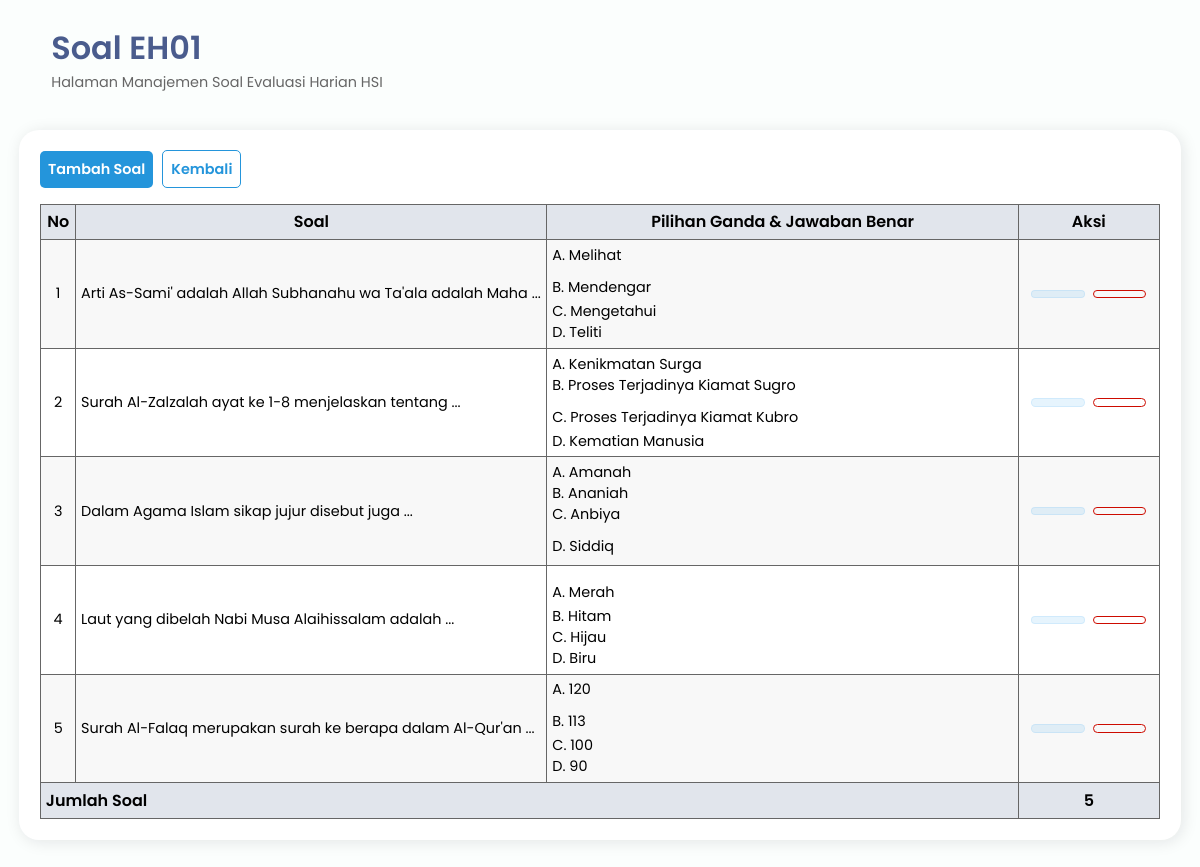
/adminhsi/soal_evaluasi/14/ (signed in), run on the app's committed database.
### evaluasi_harian/models.py (models this page shows, shortened)
class LembarEvaluasi(models.Model):
  status = [
    ('Aktif', 'Aktif'),
    ('Tidak Aktif', 'Tidak Aktif'),
    ('Selesai', 'Selesai'),
  ]
  kode_evaluasi = models.CharField(max_length=10, unique=True)
  nama_evaluasi = models.CharField(max_length=100)
  jumlah_soal = models.IntegerField(default=2)
  skor = models.IntegerField(default=4)
  status = models.CharField(max_length=20, choices=status, default='Tidak Aktif')
  class Meta:
    verbose_name_plural = 'Lembar Evaluasi'

class BankSoal(models.Model):
  opsi = [
    ('A', 'A'),
    ('B', 'B'),
    ('C', 'C'),
    ('D', 'D'),
  ]
  lembar_evaluasi = models.ForeignKey(LembarEvaluasi, on_delete=models.CASCADE)
  soal = models.TextField()
  pilihan_a = models.CharField(max_length=200)
  pilihan_b = models.CharField(max_length=200)
  pilihan_c = models.CharField(max_length=200)
  pilihan_d = models.CharField(max_length=200)
  kunci_jawaban = models.CharField(max_length=1, choices=opsi)
  class Meta:
    verbose_name_plural = 'Bank Soal'

### evaluasi_harian/views.py (the view)
# urls.py: path('adminhsi/soal_evaluasi/<int:id>/', views.soal_evaluasi, name='soal_evaluasi'),
@login_required(login_url='login')
@user_passes_test(lambda user: user.groups.filter(name='admin'), login_url='login')
def soal_evaluasi(request, id):
  evaluasi = LembarEvaluasi.objects.get(id=id)
  kode_evaluasi = evaluasi.kode_evaluasi
  bank_soal = BankSoal.objects.filter(lembar_evaluasi=evaluasi).order_by('-id')
  jml_soal = bank_soal.count()
  context = {
    'id': id,
    'evaluasi': evaluasi,
    'kode_evaluasi': kode_evaluasi,
    'bank_soal': bank_soal,
    'jml_soal': jml_soal,
  }
  return render(request, 'adminhsi/soal_evaluasi.html', context)

### evaluasi_harian/templates/adminhsi/soal_evaluasi.html (shortened to what this page needs)
{% extends 'adminhsi/base.html' %}
{% load static %}
{% block main-content %}
<div class="main-content">
  <header>
    <div class="header-title-wrapper">
      <div class="header-title">
        <h1>Soal {{ kode_evaluasi }}</h1>
        <p>Halaman Manajemen Soal Evaluasi Harian HSI</p>
      </div>
    </div>
  </header>
  <main>
    <section>
      <div class="card card-soal">
        <div class="group-button">
          <a href="{% url 'add_soal' id %}" class="tambah">
            Tambah Soal
          </a>
          <a class="button-kembali" href="{% url 'pilih_evaluasi' %}">Kembali</a>
        </div>
        <table>
          <thead>
            <tr>
              <th width="3%">No</th>
              <th width="40%">Soal</th>
              <th width="40%">Pilihan Ganda & Jawaban Benar</th>
              <th width="12%">Aksi</th>
            </tr>
          </thead>
          <tbody>
            {% for soal in bank_soal %}
            <tr>
              <td data-label="No">{{ forloop.counter }}</td>
              <td data-label="Soal">
                {{ soal.soal }} ...
              </td>
              <td data-label="Pilihan Ganda">
                <ul>
                  <li>
                    A. {{ soal.pilihan_a }}
                  </li>
                  <li>
                    B. {{ soal.pilihan_b }}
                  </li>
                  <li>
                    C. {{ soal.pilihan_c }}
                  </li>
                  <li>
                    D. {{ soal.pilihan_d }}
                  </li>
                </ul>
              </td>
              <td data-label="Aksi">
                <div class="table-btn">
                  <a href="{% url 'edit_soal' soal.id %}" class="edit">
                  </a>
                  <a href="{% url 'delete_soal' soal.id %}" class="hapus">
                  </a>
                </div>
              </td>
            </tr>
            {% endfor %}
          </tbody>
          <tfoot>
            <tr>
              <th colspan="3" text-align="left">Jumlah Soal</th>
              <th data-label="Jumlah Soal">{{ jml_soal }}</th>
            </tr>
          </tfoot>
        </table>
      </div>
    </section>
  </main>
</div>
{% endblock main-content %}

### evaluasi_harian/static/adminhsi/css/style.css (style rules this page uses)
:root { --bg: #fbfefd; --main-color: #223a74; --second-color: #1d4acd; --main-accent: rgba(128, 148, 184, 0.2); --title-text: #4a5c8d; --main-text: #666; --shadow: rgba(17, 17, 26, 0.1) 2px 2px 16px; --bg-button: linear-gradient(60deg, #2f5eeb, #5c82c2); --bg-button-hover: linear-gradient(60deg, #5c82c2, #2f5eeb); --btn-tambah: #2495db; --btn-edit: rgba(16, 148, 230, 0.1); }
* { padding: 0; margin: 0; text-decoration: none; list-style-type: none; box-sizing: border-box; }
body { font-family: "Poppins", sans-serif; background: var(--bg); overflow-x: hidden; }
.main-content { margin-left: 345px; width: calc(100vw - 345px); height: 100vh; padding: 1rem 1.2rem; padding-right: 2rem; transition: margin-left 500ms; }
header { display: flex; justify-content: space-between; padding-top: 0.5rem; }
.header-title-wrapper { display: flex; }
.header-title h1 { color: var(--title-text); font-weight: 600; }
.header-title p { color: #666; font-size: 0.9rem; }
main { padding-top: 2.3rem; padding-bottom: 2.5rem; }
.card { position: relative; height: 100%; width: 100%; margin: 0 auto; background: white; border-radius: 20px; box-shadow: var(--shadow); }
@media screen and (max-width: 1224px) { .main-content { width: 100vw; margin-left: 0; padding: 1rem 1.2rem; } }

### evaluasi_harian/static/adminhsi/css/add_evaluasi.css (style rules this page uses)
.card { padding: 1rem 1.8rem; }

### evaluasi_harian/static/adminhsi/css/edit_evaluasi.css (style rules this page uses)
.card { padding: 1rem 1.8rem; }

### evaluasi_harian/static/adminhsi/css/soal_evaluasi.css (style rules this page uses)
.card-soal { padding: 1.3rem; }
table { width: 100%; border-collapse: collapse; }
table th, table td { padding: 0.3rem; border: 1px solid rgb(230, 223, 223); }
table th { background: var(--main-accent); font-weight: 600; }
table tr:nth-child(odd) { background: #f2f2f280; }
table td { font-size: 0.9rem; }
table td:first-child { text-align: center; }
tfoot th:first-child { text-align: left; }
.card-soal .tambah { display: inline-block; font-size: 0.9rem; font-weight: 600; text-align: center; margin-bottom: 1rem; margin-right: .3rem; padding: 0.5rem; border-radius: 5px; background: var(--btn-tambah); color: #fff; }
.button-kembali { height: 40px; width: 143px; outline: none; font-family: "Poppins", sans-serif; font-weight: 600; font-size: 0.9rem; border-radius: 5px; background-color: #fff; color: #2495db; text-align: center; padding: 0.5rem; border: 1px solid #2495db; }
.table-btn { width: 100%; display: flex; justify-content: center; align-items: center; padding: 0.5rem; }
.table-btn .edit { margin-right: 0.5rem; }
.table-btn .edit, .table-btn .hapus { width: 100%; padding: 0.2rem 0; text-align: center; font-weight: 600; border-radius: 5px; }
table tbody .edit { border: 1px solid var(--btn-edit); background: var(--btn-edit); color: #2495db; }
table tbody .hapus { border: 1px solid #cd0b00; color: #cd0b00; }

### evaluasi_harian/static/adminhsi/css/nilai_peserta.css (style rules this page uses)
.card { padding: 1.3rem; }
table { width: 100%; border-collapse: collapse; }
table th, table td { padding: 0.3rem; border: 1px solid #666; }
table th { background: var(--main-accent); font-weight: 600; }
table td { font-size: 0.9rem; }
.card .tambah { display: inline-block; font-size: 0.9rem; font-weight: 600; text-align: center; margin-bottom: 1rem; padding: 0.5rem; border-radius: 5px; background: var(--btn-tambah); color: #fff; }
.table-btn { width: 100%; display: flex; justify-content: center; align-items: center; padding: 0.5rem; }
.table-btn .edit { margin-right: 0.5rem; }
.table-btn .edit, .table-btn .hapus { width: 100%; padding: 0.2rem 0; text-align: center; font-weight: 600; border-radius: 5px; }
table tbody .edit { border: 1px solid var(--btn-edit); background: var(--btn-edit); color: #2495db; }
table tbody .hapus { border: 1px solid #cd0b00; color: #cd0b00; }

### data on the page
LembarEvaluasi: kode_evaluasi "EH01"
BankSoal: soal "Arti As-Sami' adalah Allah Subhanahu wa Ta'ala adalah Maha", pilihan_a "Melihat", pilihan_b "Mendengar", pilihan_c "Mengetahui", pilihan_d "Teliti"
BankSoal: soal "Surah Al-Zalzalah ayat ke 1-8 menjelaskan tentang", pilihan_a "Kenikmatan Surga", pilihan_b "Proses Terjadinya Kiamat Sugro", pilihan_c "Proses Terjadinya Kiamat Kubro", pilihan_d "Kematian Manusia"
BankSoal: soal "Dalam Agama Islam sikap jujur disebut juga", pilihan_a "Amanah", pilihan_b "Ananiah", pilihan_c "Anbiya", pilihan_d "Siddiq"
BankSoal: soal "Laut yang dibelah Nabi Musa Alaihissalam adalah", pilihan_a "Merah", pilihan_b "Hitam", pilihan_c "Hijau", pilihan_d "Biru"
BankSoal: soal "Surah Al-Falaq merupakan surah ke berapa dalam Al-Qur'an", pilihan_a "120", pilihan_b "113", pilihan_c "100", pilihan_d "90"

### other printed values
{{ jml_soal }} "5"
